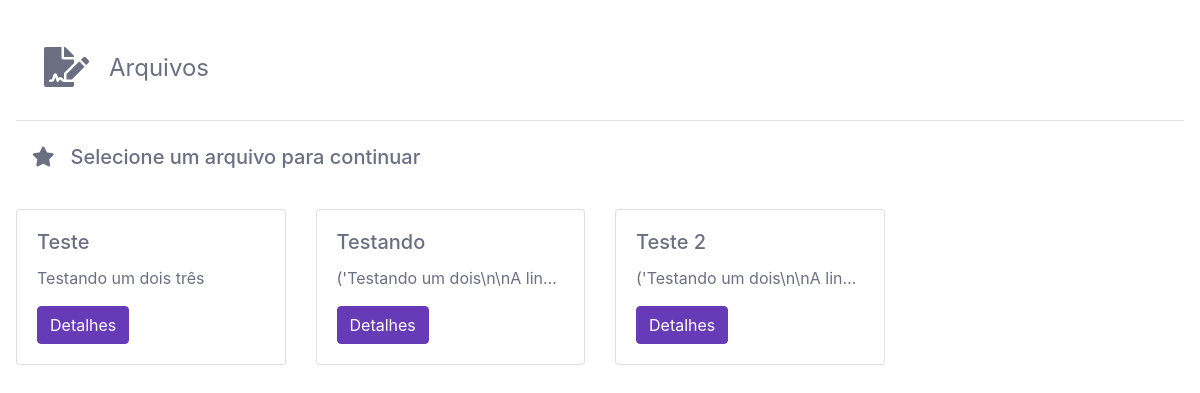
/arquivos_enviados/, run on the app's committed database.
### desafio/models.py (models this page shows, shortened)
class ModelFormArquivo(models.Model):
    titulo = models.CharField('Título', max_length=50)
    arquivo = models.FileField('Arquivo', upload_to='arquivos/', blank=False, null=False)
    conteudo = models.TextField('Conteudo', blank=True, null=True)
    versao = models.IntegerField('Versao', default=1)
    class Meta:
        verbose_name = 'Arquivo'
        verbose_name_plural = 'Arquivos'
        ordering = ('id', 'titulo')

### desafio/views.py (the view)
# urls.py: path('arquivos_enviados/', views.arquivos_enviados, name='arquivos_enviados'),
def arquivos_enviados(request):
    arquivos = ModelFormArquivo.objects.all()
    return render(request, 'desafio/arquivos_enviados.html', {'arquivos': arquivos})

### desafio/templates/desafio/arquivos_enviados.html (shortened to what this page needs)
{% extends "base/index.html" %}
{% block conteudo %}
<div class="container mt-3">
    <div class='shadow md-shadow-none rounded-lg h-100 overflow-hidden'>
        <div class='h-100 overflow-y-auto p-3'>
            <div class='p-2 d-flex border-bottom mb-2'>
                <h1 class='p-1 m-3 '><i class="fas fa-file-signature"></i></h1>
                <span class='font-weight-normal my-auto' style='font-size: 1.5rem;'>Arquivos</span>
            </div>
            <h5 class='p-3 mb-3'> <i class="fas fa-star pr-3 pl-0 "></i>Selecione um arquivo para continuar</h5>
            <div class="row">
                {% for arquivo in arquivos %}
                <div class="col-sm-3 pt-2">
                <div class="card">
                    <div class="card-body">
                      <h5 class="card-title text-truncate">{{ arquivo.titulo }}</h5>
                      <p class="card-text text-truncate">{{ arquivo.conteudo }}</p>
                      <a href="{% url 'desafio:arquivo' arquivo.id %}" class="btn btn-primary">Detalhes</a>
                    </div>
                </div>
                </div>
                {% endfor %}
            </div>
        </div>
    </div>
</div>
{% endblock %}

### desafio_compiladores/static/css/all.css (style rules this page uses)
.fa, .fas, .far, .fal, .fab { -moz-osx-font-smoothing: grayscale; -webkit-font-smoothing: antialiased; display: inline-block; font-style: normal; font-variant: normal; text-rendering: auto; line-height: 1; }
.fa-file-signature:before { content: "\f573"; }
.fa-star:before { content: "\f005"; }
.fa, .fas { font-family: "Font Awesome 5 Free"; font-weight: 900; }

### desafio_compiladores/static/css/evotacao.css (style rules this page uses)
body { overflow: visible !important; }
.overflow-y-auto { overflow-y: auto !important; }
@media (min-width: 768px) { .container, .container-sm, .container-md { max-width: 860px; } }
@media only screen and (min-width: 992px) { .md-shadow-none { -webkit-box-shadow: none !important; box-shadow: none !important; border-radius: 0 !important; } }
@media only screen and (min-width: 992px) { .container { max-width: 100% !important; margin-top: 0 !important; padding: 0 !important; height: 100% !important; } }
body { height: 100vh; overflow: hidden; line-height: 1.5; color: #6b6f82; text-align: left; font-family: -apple-system, BlinkMacSystemFont, "Segoe UI", Roboto, "Helvetica Neue", Arial, "Noto Sans", sans-serif, "Apple Color Emoji", "Segoe UI Emoji", "Segoe UI Symbol", "Noto Color Emoji"; }
* { box-sizing: border-box; }
*::before, *::after { box-sizing: border-box; }

### data on the page
ModelFormArquivo: titulo "Teste", conteudo "Testando um dois três"
ModelFormArquivo: titulo "Testando", conteudo "('Testando um dois\\n\\nA lin…"
ModelFormArquivo: titulo "Teste 2", conteudo "('Testando um dois\\n\\nA lin…"
